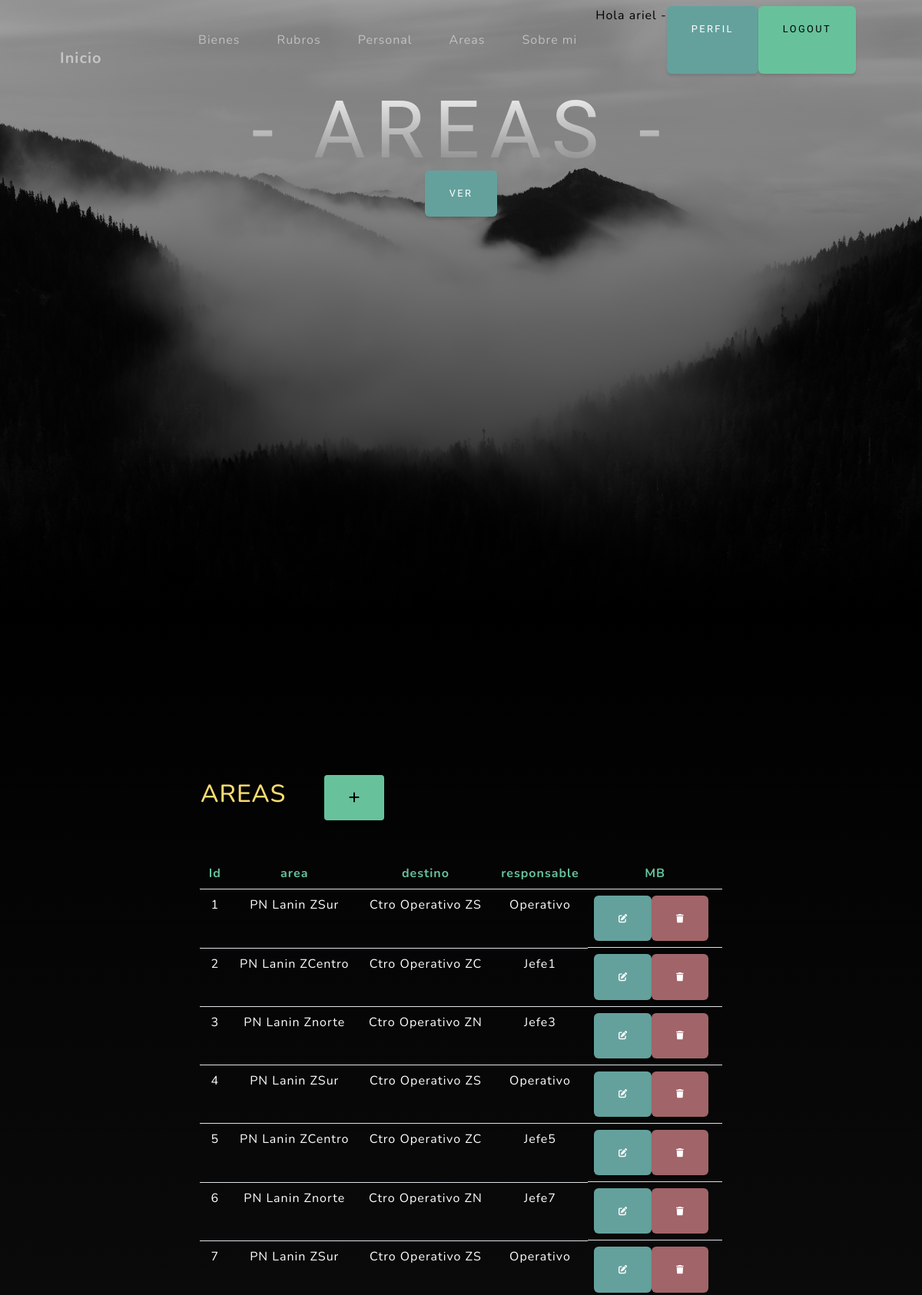
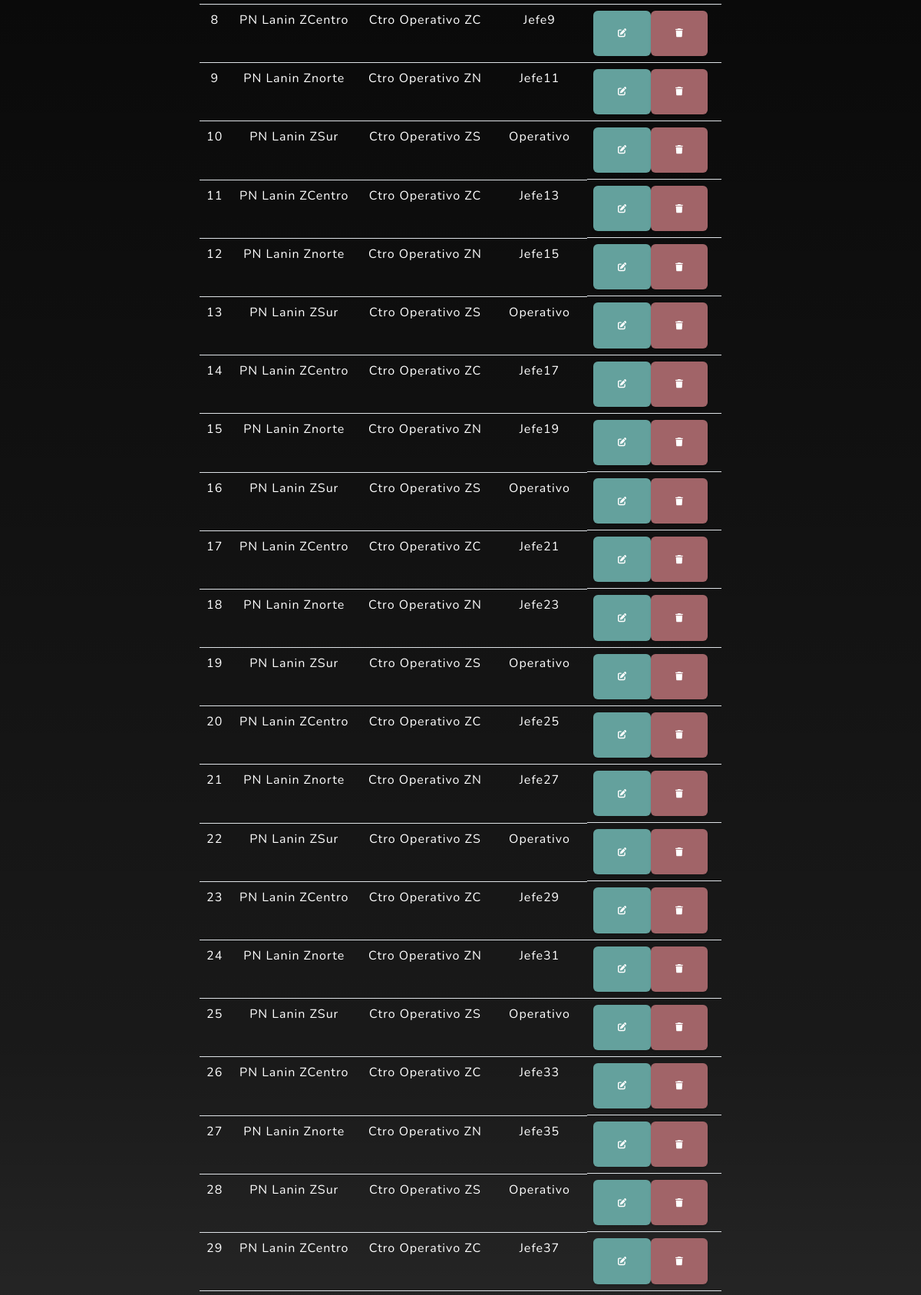
The page /aplicacion/areas/ (signed in, upper part) on the database its author committed (2 pictures, top to bottom).
### aplicacion/models.py (models this page shows, shortened)
class Areas(models.Model):
    area = models.CharField(max_length=50)
    destino = models.CharField(max_length=50)
    responsable = models.CharField(max_length=50)

### aplicacion/views.py (the view)
# urls.py: path('areas/', AreasList.as_view(), name= "areas"),
class AreasList(LoginRequiredMixin, ListView):
    model = Areas

### aplicacion/templates/aplicacion/areas_list.html
{% extends 'aplicacion/home.html' %}
{% block titulo %}
<div class="text-center">
    <h1 class="mx-auto my-0 text-uppercase">- Areas -</h1>
    <a class="btn btn-primary" href="#about">Ver</a>
{% endblock titulo %}
{% block contenido %}
<table>
    <tr>
        <td with="200"><h2 style="color:#F7DC6F"> AREAS</h2></td>
        <td>
            <a href="{% url 'areas_create' %}"
            class="btn btn-success btn-sm m-5"><i class="fa fa-plus fa-lg" title="Alta"></i></a>
        </td>
    </tr>
</table>
<table class="text-white table .align-items-end">
    <thead class="text-success">
        <tr>
            <th>Id</th>
            <th>area</th>
            <th>destino</th>
            <th>responsable</th>
            <th>MB</th>
        </tr>
    </thead>
    <tbody class="text-white">
{% for a in areas_list  %}
        <tr>
            <td>{{ a.id }}</td>
            <td>{{ a.area }}</td>
            <td>{{ a.destino }}</td>
            <td>{{ a.responsable }}</td>
            <td class="d-flex">
                <a
                href="{% url 'areas_update' a.id %}"
                class="btn btn-primary"
                style="--bs-btn-padding-y: .25rem; --bs-btn-padding-x: .5rem; --bs-btn-font-size: .75rem;"
                ><i class="fa fa-edit fa-sm" title="Editar"></i>
            </a>
            <a
                href="{% url 'areas_delete' a.id %}"
                class="btn btn-danger"
                style="--bs-btn-padding-y: .25rem; --bs-btn-padding-x: .5rem; --bs-btn-font-size: .75rem;"
                ><i class="fa fa-trash fa-sm" title="Eliminar"></i>
            </a>
            </td>
        </tr>
{% endfor %}
    </tbody>
</table>
{% endblock contenido %}

### aplicacion/templates/aplicacion/home.html (shortened to what this page needs)
<!DOCTYPE html>
<html lang="en">
    <head>
        {% load static %}
        <link href="{% static 'css/styles.css' %}"  rel="stylesheet" />
    </head>
    <body id="page-top">
        <nav class="navbar navbar-expand-lg navbar-light fixed-top" id="mainNav">
            <div class="container px-4 px-lg-5">
                <a class="navbar-brand" href="{% url 'home' %}">Inicio</a>
                <div class="collapse navbar-collapse" id="navbarResponsive">
                    <ul class="navbar-nav ms-auto p-2 align-self-center mb-5 ">
                {% if user.is_authenticated %}
                        <li class="nav-item"><a class="nav-link" href="{% url 'bienes' %}">Bienes</a></li>
                        <li class="nav-item"><a class="nav-link" href="{% url 'rubros' %}">Rubros</a></li>
                        <li class="nav-item"><a class="nav-link" href="{% url 'personal' %}">Personal</a></li>
                        <li class="nav-item"><a class="nav-link" href="{% url 'areas' %}">Areas</a></li>
                        <li class="nav-item"><a class="nav-link" href= "{% url 'sobre_mi' %}">Sobre mi</a></li>
                        <p class="d-flex justify-content-evenly" style="color:black">Hola {{user.username}}   - </p>
                        <a class="btn btn-primary" href="{% url 'editar_perfil' %}">Perfil</a>
                        <a class="btn btn-success" href="{% url 'logout' %}">Logout</a></div>
                {% else %}
                    <a class="btn btn-primary" href="{% url 'login' %}">Login</a>
                    <a class="btn btn-success" href="{% url 'registro' %}">Registro</a>
                {% endif %}
                </div>
        </nav>
        <header class="masthead">
            <div class="container px-4 px-lg-5 d-flex h-50 align-items-center justify-content-center">
                <div class="justify-content-center">
                    {% block titulo %}{% endblock titulo %}
                    </div>
                </div>
            </div>
        </header>
        <section class="about-section text-center" id="about">
            <div class="container px-4 px-lg-5">
                <div class="row gx-4 gx-lg-5 justify-content-center">
                    <div class="col-lg-8">
                        {% block contenido %}
                        {% endblock contenido %}
                    </div>
                </div>
            </div>
    </body>
</html>

### rows shown on the page
Areas: id "1", area "PN Lanin ZSur", destino "Ctro Operativo ZS", responsable "Operativo"
Areas: id "2", area "PN Lanin ZCentro", destino "Ctro Operativo ZC", responsable "Jefe1"
Areas: id "3", area "PN Lanin Znorte", destino "Ctro Operativo ZN", responsable "Jefe3"
Areas: id "4", area "PN Lanin ZSur", destino "Ctro Operativo ZS", responsable "Operativo"
Areas: id "5", area "PN Lanin ZCentro", destino "Ctro Operativo ZC", responsable "Jefe5"
Areas: id "6", area "PN Lanin Znorte", destino "Ctro Operativo ZN", responsable "Jefe7"
Areas: id "7", area "PN Lanin ZSur", destino "Ctro Operativo ZS", responsable "Operativo"
Areas: id "8", area "PN Lanin ZCentro", destino "Ctro Operativo ZC", responsable "Jefe9"
Areas: id "9", area "PN Lanin Znorte", destino "Ctro Operativo ZN", responsable "Jefe11"
Areas: id "10", area "PN Lanin ZSur", destino "Ctro Operativo ZS", responsable "Operativo"
Areas: id "11", area "PN Lanin ZCentro", destino "Ctro Operativo ZC", responsable "Jefe13"
Areas: id "12", area "PN Lanin Znorte", destino "Ctro Operativo ZN", responsable "Jefe15"
Areas: id "13", area "PN Lanin ZSur", destino "Ctro Operativo ZS", responsable "Operativo"
Areas: id "14", area "PN Lanin ZCentro", destino "Ctro Operativo ZC", responsable "Jefe17"
Areas: id "15", area "PN Lanin Znorte", destino "Ctro Operativo ZN", responsable "Jefe19"
Areas: id "16", area "PN Lanin ZSur", destino "Ctro Operativo ZS", responsable "Operativo"
Areas: id "17", area "PN Lanin ZCentro", destino "Ctro Operativo ZC", responsable "Jefe21"
Areas: id "18", area "PN Lanin Znorte", destino "Ctro Operativo ZN", responsable "Jefe23"
Areas: id "19", area "PN Lanin ZSur", destino "Ctro Operativo ZS", responsable "Operativo"
Areas: id "20", area "PN Lanin ZCentro", destino "Ctro Operativo ZC", responsable "Jefe25"
Areas: id "21", area "PN Lanin Znorte", destino "Ctro Operativo ZN", responsable "Jefe27"
Areas: id "22", area "PN Lanin ZSur", destino "Ctro Operativo ZS", responsable "Operativo"
Areas: id "23", area "PN Lanin ZCentro", destino "Ctro Operativo ZC", responsable "Jefe29"
Areas: id "24", area "PN Lanin Znorte", destino "Ctro Operativo ZN", responsable "Jefe31"
Areas: id "25", area "PN Lanin ZSur", destino "Ctro Operativo ZS", responsable "Operativo"
Areas: id "26", area "PN Lanin ZCentro", destino "Ctro Operativo ZC", responsable "Jefe33"
Areas: id "27", area "PN Lanin Znorte", destino "Ctro Operativo ZN", responsable "Jefe35"
Areas: id "28", area "PN Lanin ZSur", destino "Ctro Operativo ZS", responsable "Operativo"
Areas: id "29", area "PN Lanin ZCentro", destino "Ctro Operativo ZC", responsable "Jefe37"

### other values the page prints
{{ user.username }} "ariel"
